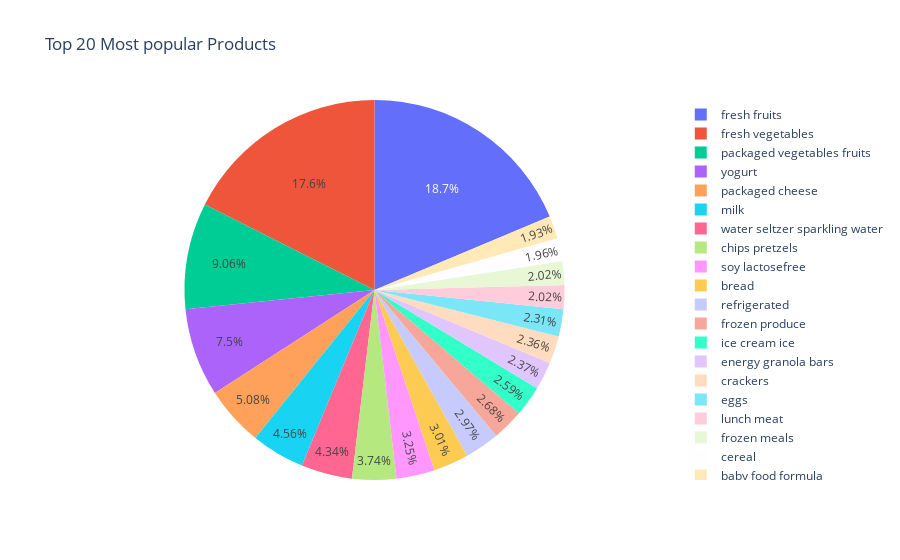

Source (notebook cell):
### Code cell
top_20_popular_products = (
    data.groupby("product_name")["user_id"]
    .agg(["count"])
    .reset_index()
    .sort_values(by="count", ascending=False)
    .head(20)
)

fig = ex.pie(
    top_20_popular_products,
    values="count",
    names="product_name",
    title="Top 20 Most popular Products",
)
fig.show()

### Figure 1 — Plotly figure (JSON) as saved in the notebook; plotly's stock layout.template omitted (floating-point values rounded to 4 significant figures)
{"data": [{"domain": {"x": [0, 1], "y": [0, 1]}, "hovertemplate": "product_name=%{label}<br>count=%{value}<extra></extra>", "labels": ["fresh fruits", "fresh vegetables", "packaged vegetables fruits", "yogurt", "packaged cheese", "milk", "water seltzer sparkling water", "chips pretzels", "soy lactosefree", "bread", "refrigerated", "frozen produce", "ice cream ice", "energy granola bars", "crackers", "eggs", "lunch meat", "frozen meals", "cereal", "baby food formula"], "legendgroup": "", "name": "", "showlegend": true, "type": "pie", "values": [226039, 212611, 109596, 90751, 61502, 55150, 52564, 45306, 39389, 36381, 35893, 32432, 31323, 28639, 28574, 27986, 24470, 24449, 23754, 23355]}], "layout": {"legend": {"tracegroupgap": 0}, "title": {"text": "Top 20 Most popular Products"}}}
